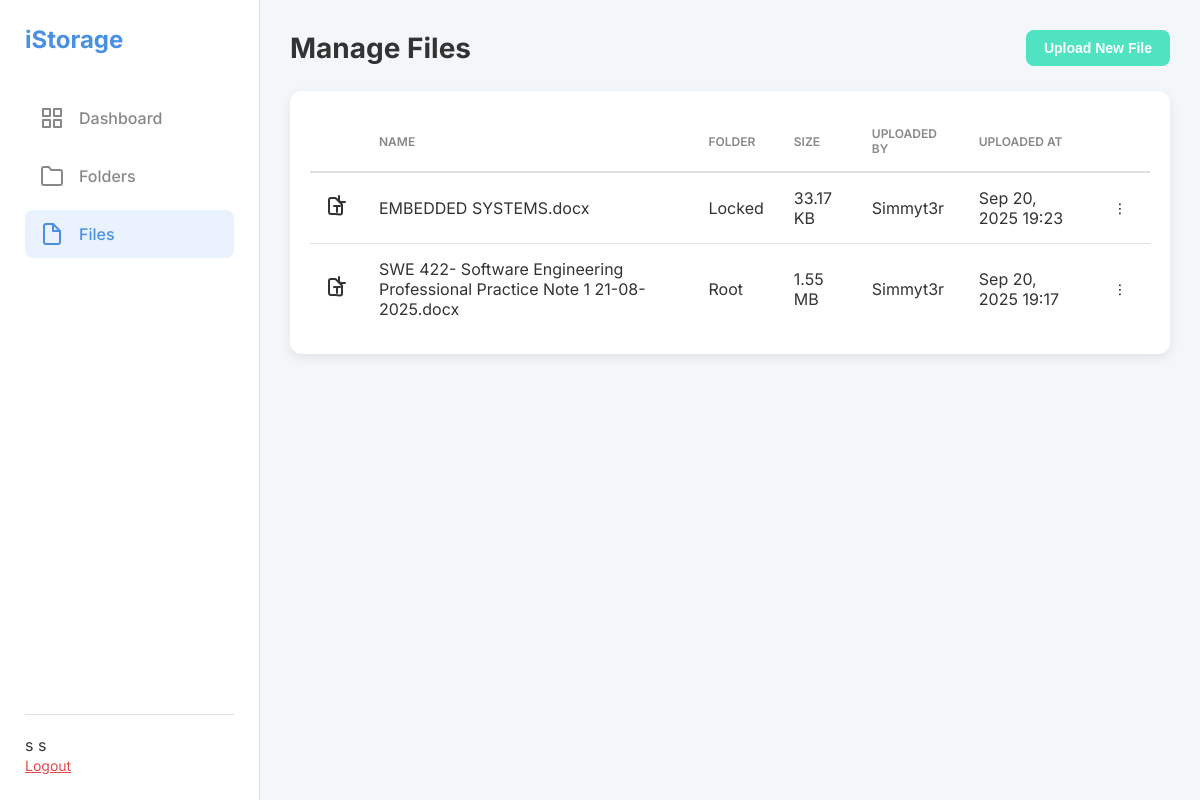
Screenshot of /views/files.php (signed in) with the database file from the repository.
### tables this page shows
CREATE TABLE `files` (
  `id` int(11) NOT NULL,
  `folder_id` int(11) DEFAULT NULL,
  `organization_id` int(11) NOT NULL,
  `name` varchar(255) NOT NULL,
  `file_path` varchar(255) NOT NULL,
  `file_size` int(11) NOT NULL,
  `mime_type` varchar(100) NOT NULL,
  `uploaded_by` int(11) NOT NULL,
  `uploaded_at` timestamp NOT NULL DEFAULT current_timestamp()
);

CREATE TABLE `users` (
  `id` int(11) NOT NULL,
  `organization_id` int(11) NOT NULL,
  `username` varchar(50) NOT NULL,
  `email` varchar(100) NOT NULL,
  `password_hash` varchar(255) NOT NULL,
  `first_name` varchar(50) NOT NULL,
  `last_name` varchar(50) NOT NULL,
  `role` enum('user','admin','super_admin') NOT NULL DEFAULT 'user',
  `created_at` timestamp NOT NULL DEFAULT current_timestamp(),
  `last_login` timestamp NULL DEFAULT NULL,
  `is_active` tinyint(1) NOT NULL DEFAULT 1,
  `password_reset_token` varchar(64) DEFAULT NULL,
  `password_reset_expires` datetime DEFAULT NULL
);

### includes/config.php (called while the page is built, shortened)
<?php
function get_user_organization_id() {
    return isset($_SESSION['organization_id']) ? $_SESSION['organization_id'] : null;
}
?>

### models/File.php (called while the page is built, shortened)
<?php
class File {
    private $pdo;
    public function __construct($pdo) {
        $this->pdo = $pdo;
    }
    public function getFilesByOrganization($organization_id) {
        $stmt = $this->pdo->prepare("SELECT f.*, u.username as uploaded_by_username FROM files f
                                    JOIN users u ON f.uploaded_by = u.id WHERE f.organization_id = ? ORDER BY f.name");
        $stmt->execute([$organization_id]);
        return $stmt->fetchAll();
    }
}
?>

### models/Folder.php (called while the page is built, shortened)
<?php
class Folder {
    private $pdo;
    public function __construct($pdo) {
        $this->pdo = $pdo;
    }
    public function getAllFoldersByOrganization($organization_id) {
        $stmt = $this->pdo->prepare("SELECT id, name FROM folders WHERE organization_id = ?");
        $stmt->execute([$organization_id]);
        return $stmt->fetchAll();
    }
}
?>

### views/files.php (the view, shortened to what this page needs)
<?php
require_once '../includes/config.php';
require_once '../models/File.php';
require_once '../models/Folder.php';
function formatFileSize(int $bytes): string {
    $k = 1024;
    $sizes = ['Bytes', 'KB', 'MB', 'GB', 'TB'];
    $i = floor(log($bytes, $k));
    return round($bytes / pow($k, $i), 2) . ' ' . $sizes[$i];
}
function getFileIcon(string $filename, $size = "24"): string {
    $extension = strtolower(pathinfo($filename, PATHINFO_EXTENSION));
    $common_attrs = "width='{$size}' height='{$size}' viewBox='0 0 24 24' fill='none' stroke='currentColor' stroke-width='2' stroke-linecap='round' stroke-linejoin='round'";
    switch ($extension) {
        case 'doc': case 'docx':
            return "<svg {$common_attrs} stroke='#3498DB'><path d='M14 2v4a2 2 0 0 0 2 2h4'/><path d='M10 20H6a2 2 0 0 1-2-2V6a2 2 0 0 1 2-2h4.5l6.5 6.5v8a2 2 0 0 1-2 2Z'/><path d='M12 18v-6'/><path d='M12 12H9'/><path d='M15 12h-3'/></svg>";
    }
}
$files = $folder_map = [];
try {
    $org_id = get_user_organization_id();
    $file_model = new File($pdo);
    $folder_model = new Folder($pdo);
    $all_files = $file_model->getFilesByOrganization($org_id);
    $all_org_folders = $folder_model->getAllFoldersByOrganization($org_id);
    $folder_map = array_column($all_org_folders, 'name', 'id');
    $folder_password_map = [];
    foreach ($all_org_folders as $folder) {
        $folder_password_map[$folder['id']] = !empty($folder['password']);
    }
    $files = array_filter($all_files, function($file) use ($folder_password_map) {
        if (is_null($file['folder_id'])) {
            return true;
        }
        return isset($folder_password_map[$file['folder_id']]) && $folder_password_map[$file['folder_id']] === false;
    });
} catch (PDOException $e) {
    error_log('Files Page Error: ' . $e->getMessage());
    $page_error = 'Could not load file data. Please try again later.';
}
?>
<!DOCTYPE html>
<html lang="en">
<head>
</head>
<body>
    <aside class="sidebar">
        <div class="logo"><?= htmlspecialchars(APP_NAME) ?></div>
        <nav>
            <a href="user_dashboard.php">
                Dashboard
            </a>
            <a href="folders.php">
                <svg width="24" height="24" viewBox="0 0 24 24" fill="none" stroke="currentColor" stroke-width="2" stroke-linecap="round" stroke-linejoin="round"><path d="M22 19a2 2 0 0 1-2 2H4a2 2 0 0 1-2-2V5a2 2 0 0 1 2-2h5l2 3h9a2 2 0 0 1 2 2z"></path></svg>
                Folders
            </a>
            <a href="files.php" class="active">
                <svg width="24" height="24" viewBox="0 0 24 24" fill="none" stroke="currentColor" stroke-width="2" stroke-linecap="round" stroke-linejoin="round"><path d="M13 2H6a2 2 0 0 0-2 2v16a2 2 0 0 0 2 2h12a2 2 0 0 0 2-2V9z"></path><polyline points="13 2 13 9 20 9"></polyline></svg>
                Files
            </a>
        </nav>
        <div class="user-info">
             <div class="name"><?= htmlspecialchars($_SESSION['first_name'] . ' ' . $_SESSION['last_name']) ?></div>
            <a href="../controllers/auth_controller.php?logout=1" style="font-size: 14px; margin-top: 10px; padding: 5px 0; color: var(--danger-color);">Logout</a>
        </div>
    </aside>
    <div class="main-content">
        <div class="page-header">
            <h1>Manage Files</h1>
            <button class="btn btn-success" data-modal-target="upload-modal">Upload New File</button>
        </div>
        <div class="table-container">
            <table>
                <thead>
                    <tr>
                        <th></th>
                        <th>Name</th>
                        <th>Folder</th>
                        <th>Size</th>
                        <th>Uploaded By</th>
                        <th>Uploaded At</th>
                        <th class="actions-cell"></th>
                    </tr>
                </thead>
                <tbody>
                    <?php if (empty($files)): ?>
                        <tr><td colspan="7" style="text-align: center; padding: 40px;">No public files found in your organization.</td></tr>
                    <?php else: ?>
                        <?php foreach ($files as $file): ?>
                        <tr class="item" data-id="<?= $file['id'] ?>" data-name="<?= htmlspecialchars($file['name']) ?>">
                            <td><?= getFileIcon($file['name']) ?></td>
                            <td><?= htmlspecialchars($file['name']) ?></td>
                            <td><?= htmlspecialchars($folder_map[$file['folder_id']] ?? 'Root') ?></td>
                            <td><?= formatFileSize($file['file_size']) ?></td>
                            <td><?= htmlspecialchars($file['uploaded_by_username']) ?></td>
                            <td><?= date('M j, Y H:i', strtotime($file['uploaded_at'])) ?></td>
                            <td class="actions-cell">
                                <div style="position: relative; display: inline-block;">
                                    <button class="kebab-button">&#8942;</button>
                                </div>
                            </td>
                        </tr>
                        <?php endforeach; ?>
                    <?php endif; ?>
                </tbody>
            </table>
        </div>
    </div>
</body>
</html>

### views/files.php (style rules this page uses)
:root { --primary-color: #4a90e2; --success-color: #50e3c2; --danger-color: #e24a4a; --bg-color: #f4f7f9; --sidebar-bg: #ffffff; --card-bg: #ffffff; --text-color: #333; --text-muted: #888; --border-color: #e0e0e0; --shadow: 0 4px 12px rgba(0,0,0,0.08); }
*, *::before, *::after { box-sizing: border-box; }
body { margin: 0; font-family: 'Inter', sans-serif; background-color: var(--bg-color); color: var(--text-color); display: flex; height: 100vh; overflow: hidden; }
.sidebar { width: 260px; background-color: var(--sidebar-bg); border-right: 1px solid var(--border-color); display: flex; flex-direction: column; padding: 25px; }
.sidebar .logo { font-size: 24px; font-weight: 700; color: var(--primary-color); margin-bottom: 40px; }
.sidebar nav a { display: flex; align-items: center; padding: 12px 15px; border-radius: 8px; text-decoration: none; color: var(--text-muted); font-weight: 500; margin-bottom: 10px; transition: background-color 0.2s, color 0.2s; }
.sidebar nav a.active, .sidebar nav a:hover { background-color: #e9f2fd; color: var(--primary-color); }
.sidebar nav a svg { margin-right: 15px; }
.sidebar .user-info { margin-top: auto; padding-top: 20px; border-top: 1px solid var(--border-color); }
.main-content { flex: 1; padding: 30px; overflow-y: auto; }
.page-header { display: flex; justify-content: space-between; align-items: center; margin-bottom: 25px; }
.page-header h1 { margin: 0; font-size: 28px; font-weight: 700; }
.btn { padding: 10px 18px; border: none; border-radius: 8px; cursor: pointer; font-weight: 600; font-size: 14px; transition: background-color 0.2s, box-shadow 0.2s; display: inline-flex; align-items: center; gap: 8px; }
.btn-success { background-color: var(--success-color); color: white; }
.table-container { background-color: var(--card-bg); border-radius: 12px; padding: 20px; box-shadow: var(--shadow); }
table { width: 100%; border-collapse: collapse; }
th, td { padding: 15px; text-align: left; }
th { color: var(--text-muted); font-weight: 600; text-transform: uppercase; font-size: 12px; border-bottom: 2px solid var(--border-color); }
td { border-bottom: 1px solid var(--border-color); }
tbody tr:last-child td { border-bottom: none; }
.actions-cell { text-align: right; }
.kebab-button { background: transparent; border: none; cursor: pointer; padding: 5px; border-radius: 50%; width: 30px; height: 30px; }

### rows the page displays
files: name "EMBEDDED SYSTEMS.docx", folder "Locked", file_size "33.17 KB", uploaded_by.username "Simmyt3r", uploaded_at "Sep 20, 2025 19:23"
files: name "SWE 422- Software Engineering Professional Practice Note 1 21-08-2025.docx", folder "Root", file_size "1.55 MB", uploaded_by.username "Simmyt3r", uploaded_at "Sep 20, 2025 19:17"

### other values shown
APP_NAME "iStorage"
$_SESSION['first_name'] . ' ' . $_SESSION['last_name'] "s s"
